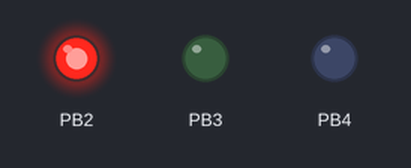
The sketch below on a simulated ATtiny85, built with avr-gcc and run on an emulated ATtiny85. Parts: output pins drawn as LEDs (lit = HIGH).

Above: at 0.8 s.
At 1.7 s:
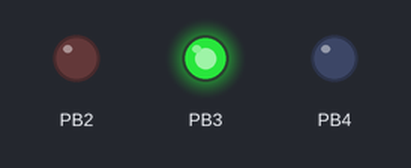
At 2.6 s:
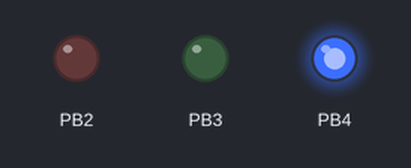
At 3.8 s:
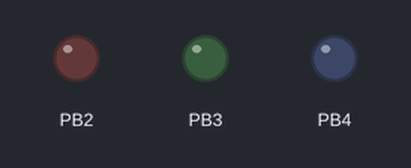
Timing chart, 0 to 6.2 s (numbered marks = the images above):
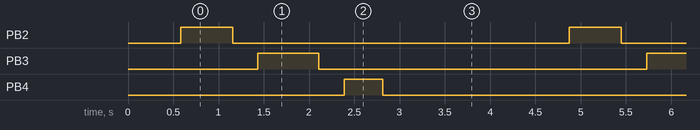

Measured:
- by itself, PB2: alternates HIGH for 0.57 s and LOW for 3.7 s
- by itself, PB3: alternates HIGH for 0.67 s and LOW for 3.6 s
- by itself, PB4: alternates HIGH for 0.43 s and LOW for 3.9 s

The sketch:

main.ino
```cpp
#include <Arduino.h>
#include <SoftwareSerial.h>

// Illustrative workload only. No PQC primitive or library is linked here.
SoftwareSerial uart(PB0, PB1);
const uint8_t phasePins[] = {PB2, PB3, PB4};
const char *phaseNames[] = {"keygen", "sign", "verify"};
const uint16_t workCounts[] = {18000, 24000, 9000};
uint32_t sequenceNumber = 0;

static void emit(const char *event, const char *operation, uint32_t elapsedUs) {
  char line[260];
  snprintf(line, sizeof(line), "{\"protocolVersion\":1,\"sessionId\":\"firmware\",\"sequence\":%lu,\"event\":\"%s\",\"source\":\"wokwi\",\"deviceId\":\"attiny-avr\",\"board\":\"attiny85\",\"clockHz\":8000000,\"firmwareVersion\":\"0.3.0\",\"algorithmId\":\"ml-dsa-44\",\"operation\":\"%s\",\"elapsedUs\":%lu,\"timerSource\":\"wokwi-virtual\",\"implementation\":\"stub\"}", (unsigned long)++sequenceNumber, event, operation, (unsigned long)elapsedUs);
  uart.println(line);
}

static void runStub(const char *name, uint8_t pin, uint16_t count) {
  digitalWrite(pin, HIGH);
  emit("operation_start", name, 0);
  const unsigned long start = micros();
  volatile uint16_t state = 0x9e37;
  for (uint16_t i = 0; i < count; ++i) state = (uint16_t)(state * 251u + 17u) ^ i;
  const uint32_t elapsedUs = micros() - start;
  digitalWrite(pin, LOW);
  emit("operation_result", name, elapsedUs);
}

void setup() {
  uart.begin(9600);
  for (uint8_t pin : phasePins) { pinMode(pin, OUTPUT); digitalWrite(pin, LOW); }
  delay(300);
  emit("hello", "", 0);
}

void loop() {
  for (uint8_t i = 0; i < 3; ++i) runStub(phaseNames[i], phasePins[i], workCounts[i]);
  emit("complete", "", 0);
  delay(1500);
}
```
